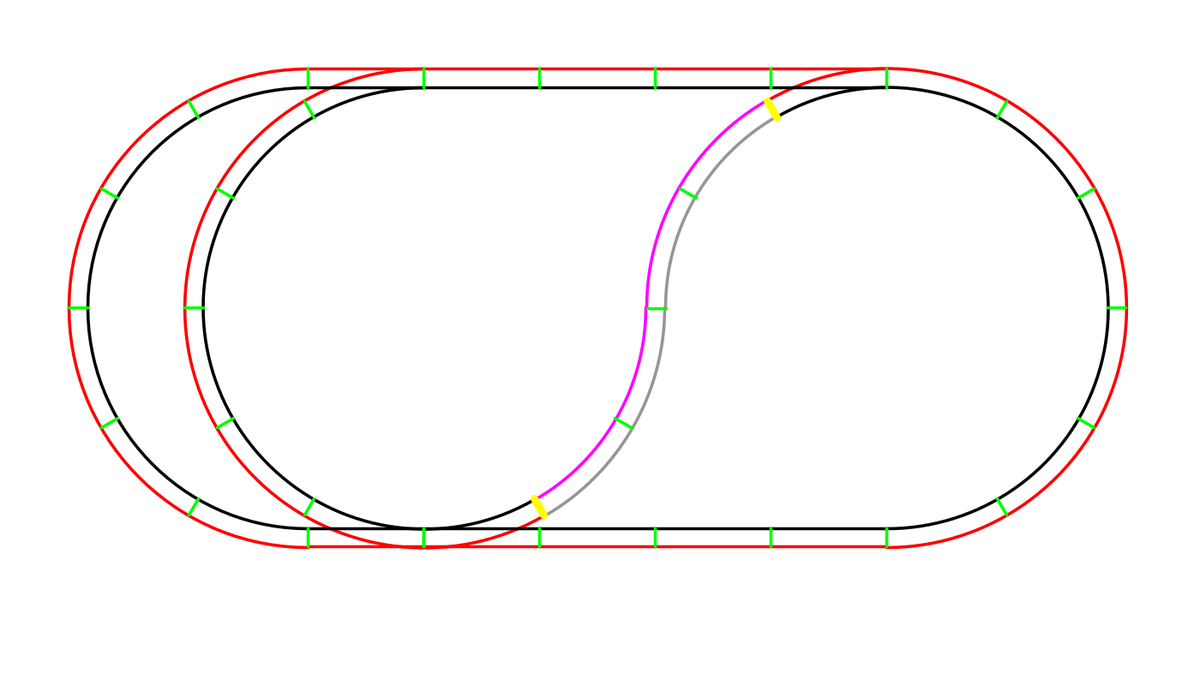
Frame 1 (no input)
Frame 60 (the mouse pressed at the canvas centre just before this capture): identical to frame 1, image omitted
Frame 120 (the mouse held since frame 60 and released just before this capture): identical to frame 1, image omitted

The Processing sketch that drew this single still picture (run headless with seeded random() and noise(); from frame 60 on, the mouse is pressed at the canvas centre):

// Processing sketch: P0SchemaDuCircuitFerroviaire
// ── P0SchemaDuCircuitFerroviaire.pde
public void setup(){
  size(1400, 800, JAVA2D);
}

public void draw(){
  rails();
}

void rails(){
  scale(0.9);//pour modifier l'échelle
  translate(150,50);//pour bien centrer
  background(255);//fond blanc
  noFill();//pour ne pas remplir les arcs de cercle
  strokeWeight(4);//épaisseur trait
  stroke(255,0,0);//rouge

  arc(1000,350,621,621,radians(-120),radians(90));//A
  arc(1000-4*300/2,350,621,621,radians(60),radians(270));//B
  arc(1000-5*300/2,350,621,621,radians(90),radians(270));//C
  for(int i=0;i<5;i++){
  line(1000-300/2*i,350+621/2,1000-300/2*(i+1),350+621/2);//
  }//AC bas
  for(int i=0;i<5;i++){
  line(1000-300/2*i,350-621/2,1000-300/2*(i+1),350-621/2);
  }//AC haut
  
  stroke(0);//noir
  arc(1000,350,573,573,radians(-120),radians(90));//A
  arc(1000-4*300/2,350,573,573,radians(60),radians(270));//B
  arc(1000-5*300/2,350,573,573,radians(90),radians(270));//C
  for(int i=0;i<5;i++){
  line(1000-300/2*i,350+573/2,1000-300/2*(i+1),350+573/2);
  }//AC bas
  for(int i=0;i<5;i++){
  line(1000-300/2*i,350-573/2,1000-300/2*(i+1),350-573/2);
  }//AC haut
  
  stroke(255,0,255);//magenta
  arc(1000, 350, 623,621, radians(-180), radians(-120));//D
  arc(1000-4*300/2,350,575,573,radians(0),radians(60));//E
  stroke(150);//gris
  arc(1000, 350, 575,573, radians(-180), radians(-120));//D
  arc(1000-4*300/2,350,623,621,radians(0),radians(60));//E
  stroke(0,255,0);//vert -- séparation des rails
  for(int i=-6;i<4;i++){
  line(1000+573/2*cos(PI/6*i),350+573/2*sin(PI/6*i)
  ,1000+621/2*cos(PI/6*i),350+621/2*sin(PI/6*i));
  }//A et D
  for(int i=1;i<6;i++){
  line(1000-300/2*i,350+573/2,1000-300/2*i,350+621/2);
  }//AC bas
  for(int i=1;i<10;i++){
  line(1000-4*300/2+573/2*cos(PI/6*i),350+573/2*sin(PI/6*i)
  ,1000-4*300/2+621/2*cos(PI/6*i),350+621/2*sin(PI/6*i)
  );
  }//E et B
  for(int i=4;i<10;i++){
  line(1000-5*300/2+573/2*cos(PI/6*i),350+573/2*sin(PI/6*i)
  ,1000-5*300/2+621/2*cos(PI/6*i),350+621/2*sin(PI/6*i)
  );
  }//C
  for(int i=1;i<4;i++){
  line(1000-300/2*i,350-573/2,1000-300/2*i,350-621/2);
  }//AC haut
  
  stroke(255,255,0);//jaune -- discontinuités électriques
  strokeWeight(10);//épaisseur du trait
  line(1000-4*300/2+573/2*cos(PI/6*2),350+573/2*sin(PI/6*2)
  ,1000-4*300/2+621/2*cos(PI/6*2),350+621/2*sin(PI/6*2)
  );//entre E et B
  line(1000+573/2*cos(-PI/6*4),350+573/2*sin(-PI/6*4)
  ,1000+621/2*cos(-PI/6*4),350+621/2*sin(-PI/6*4));//entre A et D
}
